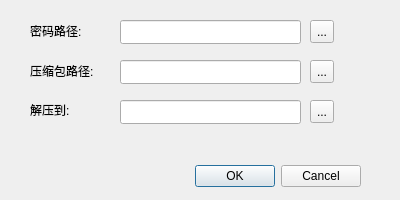
<?xml version="1.0" encoding="UTF-8"?>
<ui version="4.0">
 <class>Dialog</class>
 <widget class="QDialog" name="Dialog">
  <property name="geometry">
   <rect>
    <x>0</x>
    <y>0</y>
    <width>400</width>
    <height>200</height>
   </rect>
  </property>
  <property name="windowTitle">
   <string>Dialog</string>
  </property>
  <widget class="QDialogButtonBox" name="buttonBox">
   <property name="geometry">
    <rect>
     <x>20</x>
     <y>160</y>
     <width>341</width>
     <height>32</height>
    </rect>
   </property>
   <property name="orientation">
    <enum>Qt::Horizontal</enum>
   </property>
   <property name="standardButtons">
    <set>QDialogButtonBox::Cancel|QDialogButtonBox::Ok</set>
   </property>
  </widget>
  <widget class="QLabel" name="label">
   <property name="geometry">
    <rect>
     <x>30</x>
     <y>60</y>
     <width>81</width>
     <height>21</height>
    </rect>
   </property>
   <property name="text">
    <string>压缩包路径:</string>
   </property>
  </widget>
  <widget class="QLabel" name="label_2">
   <property name="geometry">
    <rect>
     <x>30</x>
     <y>100</y>
     <width>81</width>
     <height>20</height>
    </rect>
   </property>
   <property name="text">
    <string>解压到:</string>
   </property>
  </widget>
  <widget class="QToolButton" name="toolButton">
   <property name="geometry">
    <rect>
     <x>310</x>
     <y>60</y>
     <width>24</width>
     <height>23</height>
    </rect>
   </property>
   <property name="text">
    <string>...</string>
   </property>
  </widget>
  <widget class="QToolButton" name="toolButton_2">
   <property name="geometry">
    <rect>
     <x>310</x>
     <y>100</y>
     <width>24</width>
     <height>23</height>
    </rect>
   </property>
   <property name="text">
    <string>...</string>
   </property>
  </widget>
  <widget class="QLineEdit" name="lineEdit">
   <property name="geometry">
    <rect>
     <x>120</x>
     <y>60</y>
     <width>181</width>
     <height>24</height>
    </rect>
   </property>
  </widget>
  <widget class="QLineEdit" name="lineEdit_2">
   <property name="geometry">
    <rect>
     <x>120</x>
     <y>100</y>
     <width>181</width>
     <height>24</height>
    </rect>
   </property>
  </widget>
  <widget class="QToolButton" name="toolButton_3">
   <property name="geometry">
    <rect>
     <x>310</x>
     <y>20</y>
     <width>24</width>
     <height>23</height>
    </rect>
   </property>
   <property name="text">
    <string>...</string>
   </property>
  </widget>
  <widget class="QLineEdit" name="lineEdit_3">
   <property name="geometry">
    <rect>
     <x>120</x>
     <y>20</y>
     <width>181</width>
     <height>24</height>
    </rect>
   </property>
  </widget>
  <widget class="QLabel" name="label_3">
   <property name="geometry">
    <rect>
     <x>30</x>
     <y>20</y>
     <width>81</width>
     <height>21</height>
    </rect>
   </property>
   <property name="text">
    <string>密码路径:</string>
   </property>
  </widget>
 </widget>
 <resources/>
 <connections>
  <connection>
   <sender>buttonBox</sender>
   <signal>accepted()</signal>
   <receiver>Dialog</receiver>
   <slot>accept()</slot>
   <hints>
    <hint type="sourcelabel">
     <x>248</x>
     <y>254</y>
    </hint>
    <hint type="destinationlabel">
     <x>157</x>
     <y>274</y>
    </hint>
   </hints>
  </connection>
  <connection>
   <sender>buttonBox</sender>
   <signal>rejected()</signal>
   <receiver>Dialog</receiver>
   <slot>reject()</slot>
   <hints>
    <hint type="sourcelabel">
     <x>316</x>
     <y>260</y>
    </hint>
    <hint type="destinationlabel">
     <x>286</x>
     <y>274</y>
    </hint>
   </hints>
  </connection>
 </connections>
</ui>
